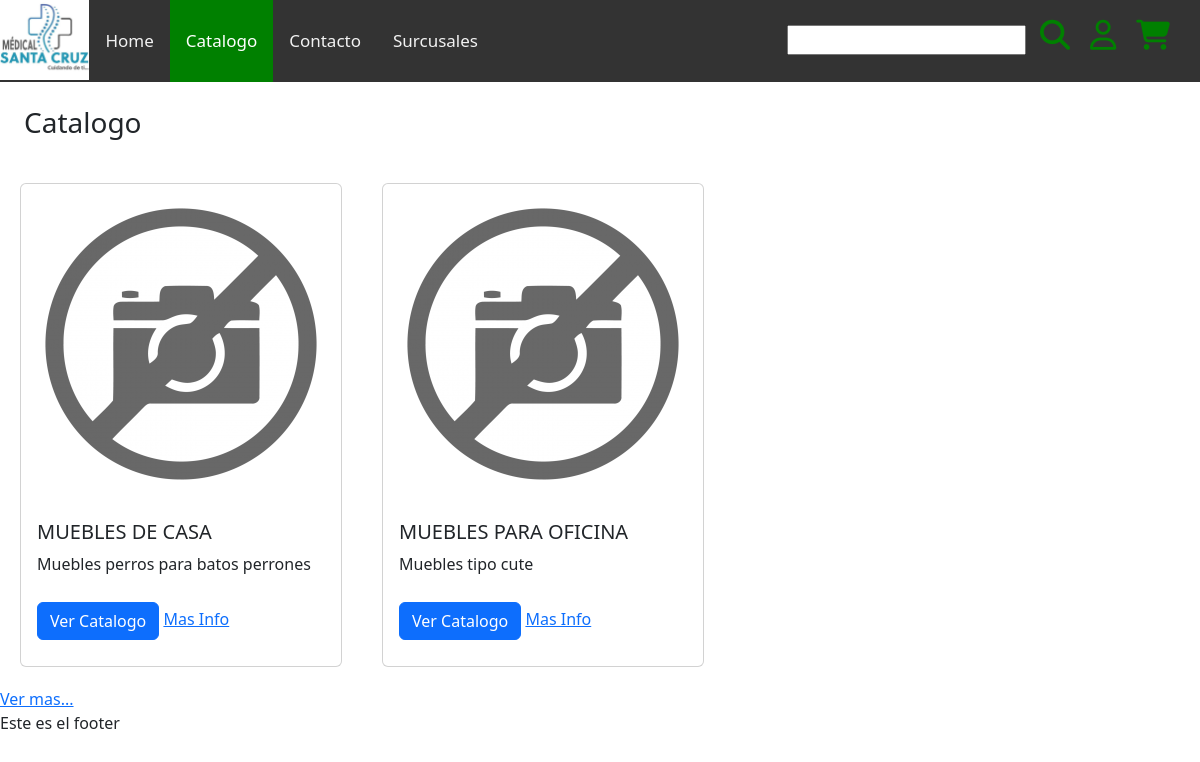
/catalogo.php, run on the app's committed database.
### tables this page shows
CREATE TABLE `categorias` (
  `id` int(4) NOT NULL,
  `categoria` varchar(200) NOT NULL,
  `img` varchar(300) NOT NULL DEFAULT 'img/categorias/default.png',
  `categoriaPadre` int(2) NOT NULL DEFAULT 0,
  `descripcion` varchar(200) NOT NULL
);

### catalogo.php (the view, shortened to what this page needs)
<?php
include("conexion.php");
echo '
<!DOCTYPE html>
<html lang="en">
<head>
    <meta charset="UTF-8">
    <meta http-equiv="X-UA-Compatible" content="IE=edge">
    <meta name="viewport" content="width=device-width, initial-scale=1.0">
    <title>Carrito Compras</title>
    <link href="https://cdn.jsdelivr.net/npm/bootstrap@5.3.0-alpha1/dist/css/bootstrap.min.css" rel="stylesheet"
>
    <meta keywords="compras">
    <link rel="stylesheet" href="https://cdnjs.cloudflare.com/ajax/libs/font-awesome/4.7.0/css/font-awesome.min.css">
    <script
    src="https://kit.fontawesome.com/b72784143d.js"
    ></script>
    <link rel="stylesheet" type="text/css" href="css/estilos.css" />
</head>
<body>
    <header class="d-flex justify-content-between">
        <div class="d-flex">
            <img id="logotipo" src="img/logo.jpeg" alt="logotipo de empresa" />
            <div class="topnav" id="myTopnav">
                <a href="index.html" >Home</a>
                <a href="#" class="active">Catalogo</a>
                <a href="Contacto.php">Contacto</a>
                <a href="Surcusales.php">Surcusales</a>
                <a href="javascript:void(0);" class="icon" onclick="myFunction()">
                    <i class="fa fa-bars"></i>
                </a>
            </div>
        </div>
        <div id="botones">
            <form action="">
                <input type="text" name="busquedad" id="busquedad">
                <i class="fa-solid fa-magnifying-glass btos"></i>
            </form>
            <i class="fa-regular fa-user btos"></i>
            <i class="fa-solid fa-cart-shopping btos"></i>
        </div>
    </header>
    <main>
        <h3 class="m-4">Catalogo</h3>
        <section class="d-flex justify-center" id="cardsPropios">';
?>
<?php
try {
    $stmt = $conn->prepare("SELECT * FROM categorias");
    $stmt->setFetchMode(PDO::FETCH_OBJ);
    $stmt->execute();
    while ($row = $stmt->fetch()) {
        echo '<div class="card cardPropio">
                            <img src="' . $row->img . '" class="card-img-top" alt="...">
                            <div class="card-body">
                                <h5 class="card-title">' . strtoupper($row->categoria) . '</h5>
                                <p class="card-text">' . $row->descripcion . '</p>
                                <a href="productos.php" class="btn btn-primary">Ver Catalogo</a>
                                <a href="#">Mas Info</a>
                            </div>
                        </div>';
    }
} catch (PDOException $e) {
    echo "Error de conexión: " . $e->getMessage();
}
?>
<?php
echo '</section>
    <a class="" href="catalogo.php" target="_self">Ver mas...</a>
    <footer>Este es el footer
    </footer>
    </main>
    </body>
    <script src="https://cdn.jsdelivr.net/npm/bootstrap@5.3.0-alpha1/dist/js/bootstrap.bundle.min.js"
>
    </script>
    <script src="https://kit.fontawesome.com/469d4cc9f4.js"></script>
    <script src="script.js"></script>
    </html>';
?>

### css/estilos.css (style rules this page uses)
body { margin: auto; }
header { width: 100%; display: flex; background-color: #333; }
.btos { font-size: 30px; padding: 20px 5px; color: green; margin: 0 5px; }
#botones { display: flex; height: 75px; margin-right: 20px; }
main { margin: auto; }
#logotipo { width: auto; height: 80px; }
.topnav { background-color: #333; overflow: hidden; }
.topnav a { float: left; display: block; color: #f2f2f2; text-align: center; padding: 28px 16px; text-decoration: none; font-size: 17px; }
.topnav a.active { background-color: green; color: white; }
#cardsPropios { max-width: 1200px; display: flex; flex-wrap: wrap; }
.cardPropio { margin: 20px; }
.cardPropio a { margin: 10px 0; }

### data on the page
categorias: img (placeholder picture), categoria "MUEBLES DE CASA", descripcion "Muebles perros para batos perrones"
categorias: img (placeholder picture), categoria "MUEBLES PARA OFICINA", descripcion "Muebles tipo cute"
